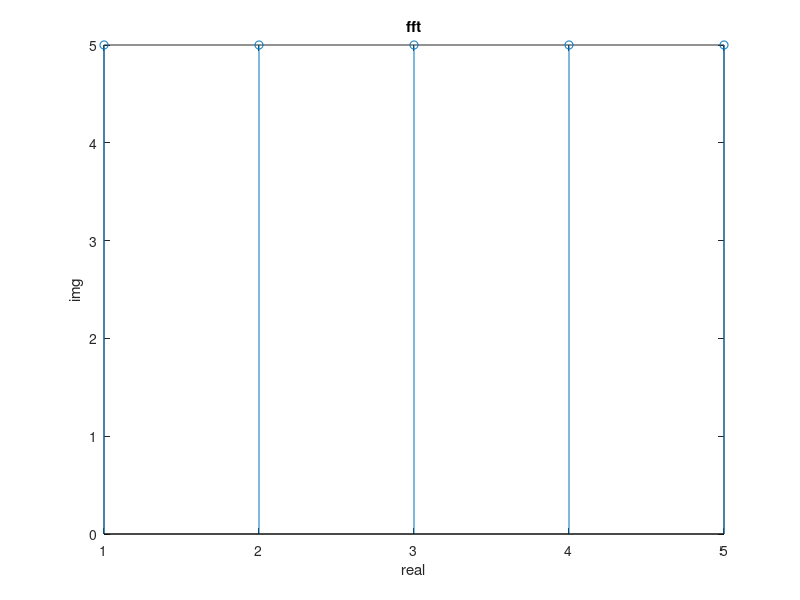

Write MATLAB code to recreate this figure.
%computation of fft of discrete time signals
clc;
clear;
x=input('enter the sequence');
n=input('enter the length of sequence');
y=fft(x,n);
figure;
stem(y);
xlabel('real');
ylabel('img');
title('fft');
display(y);
